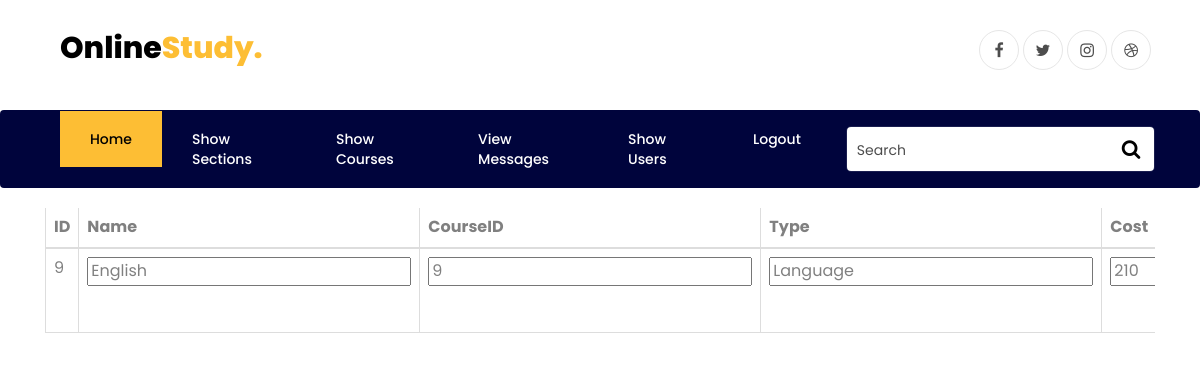
The app's page /editcourse.php?id=9 (signed in) with its own data.
### tables this page shows
CREATE TABLE `Course` (
  `ID` int(11) NOT NULL,
  `CourseName` varchar(255) NOT NULL,
  `CourseID` varchar(255) DEFAULT NULL,
  `CourseType` varchar(255) NOT NULL,
  `CourseCost` int(11) NOT NULL,
  `CourseDescription` varchar(255) NOT NULL
);

CREATE TABLE `Course_Duration` (
  `ID` int(11) NOT NULL,
  `CourseWeeks` int(11) NOT NULL,
  `CourseHours` int(11) NOT NULL,
  `StartDate` date NOT NULL,
  `End_Date` date NOT NULL,
  `CourseID` int(11) NOT NULL,
  `CreatedDate` datetime NOT NULL,
  `UpdatedDate` datetime DEFAULT NULL
);

### app/db/Dbh.php (called while the page is built, shortened)
<?php
  class Dbh{
      private $servername;
      private $username;
      private $password;
      private $dbname;
      private $conn;
      function __construct() {
          $this->servername = DB_SERVER;
          $this->username = DB_USER;
          $this->password = DB_PASS;
          $this->dbname = DB_DATABASE;
      }
      public function connect(){
          $this->conn = new mysqli($this->servername, $this->username, $this->password, $this->dbname);
          return $this->conn;
      }
      function query($sql){
          if (!empty($sql)){
              $this->result = $this->conn->query($sql);
              return $this->result;
          }
          else{
              return false;
          }
      }
  }
  ?>

### app/model/CourseModel.php (called while the page is built, shortened)
<?php
require_once(__ROOT__ . "model/SectionModel.php");
class Course extends Model{
          function setCourseName($coursename) {
            return $this->coursename = $coursename;
          }
          function setCourseDescription($coursedescription) {
            return $this->coursedescription =$coursedescription;
          }
          function setCourseID($courseid) {
            return $this->courseid = $courseid;
          }
          function setCourseType($coursetype) {
            return $this->coursetype = $coursetype;
          }
          function setCourseCost($coursecost) {
            return $this->coursecost = $coursecost;
          }
          function setCourseWeeks($courseweeks) {
            return $this->courseweeks = $courseweeks;
          }
          function setCourseHours($coursehours) {
            return $this->coursehours = $coursehours;
          }
          function setStart($startdate) {
            return $this->startdate = $startdate;
          }
          function setEnd($enddate) {
            return $this->enddate = $enddate;
          }
          function setID($id){
            return $this->id =$id;
          }
          function getCourses(){
            $sql = "SELECT *,Course.ID as cid FROM Course INNER Join Course_Duration
            ON Course.ID = Course_Duration.CourseID" ;
            $dbh = new Dbh();
            $section = new Section();
            $result = $dbh->query($sql);
            $courses = array();
            while($row=mysqli_fetch_assoc($result)){
              $course = new Course();
              $course->setID($row['cid']);
              $course->setCourseID($row['CourseID']);
              $course->setCourseName($row['CourseName']);
              $course->setCourseType($row['CourseType']);
              $course->setCourseCost($row['CourseCost']);
              $course->setCourseDescription($row['CourseDescription']);
              $course->setCourseWeeks($row['CourseWeeks']);
              $course->setCourseHours($row['CourseHours']);
              $course->setStart($row['StartDate']);
              $course->setEnd($row['End_Date']);
              $course->setAllSections($section->getCourseSections($row['cid']));
              $courses[$row['cid']] = $course;
            }
            return $courses;
          }
}
?>

### app/model/SectionModel.php (called while the page is built, shortened)
<?php
class Section extends Model{
          function setSectionname($sectionname) {
            return $this->sectionname = $sectionname;
          }
          function setSectioncost($sectioncost) {
            return $this->sectioncost = $sectioncost;
          }
          function setSectiontime($sectiontime) {
            return $this->sectiontime = $sectiontime;
          }
          function setSectionlink($sectionlink) {
            return $this->sectionlink = $sectionlink;
          }
          function setID($id){
            return $this->id = $id;
          }
          function getCourseSections($id){
            $sql = "SELECT * FROM Section where CourseID=$id" ;
            $dbh = new Dbh();
            $result = $dbh->query($sql);
            $sections= array();
            while($row=mysqli_fetch_assoc($result)){
              $section = new Section();
              $section->setID($row['ID']);
              $section->setSectionname($row['SectionName']);
              $section->setSectiontime($row['SectionTime']);
              $section->setSectioncost($row['SectionCost']);
              $section->setSectionlink($row['SectionLink']);
              $section->setAllStudents($this->getSectionStudents($row['ID']));
              $section->setTeacher($this->getSectionTeacher($row['ID']));
              $sections[] = $section;
            }
            return $sections;
          }
          function getSectionStudents($id){
            $sql = "SELECT * FROM Student Inner Join User ON Student.Student_ID=User.ID where Section_ID = $id" ;
            $dbh = new Dbh();
            $result = $dbh->query($sql);
            $students= array();
            while($row=mysqli_fetch_assoc($result)){
              $student = new Student();
              $student->setID($row['ID']);
              $student->setFirstName($row['FirstName']);
              $student->setLastName($row['LastName']);
              $student->setEmail($row['Email']);
              $student->setPassword($row['Password']);
              $student->setPhone($row['Phone']);
              $student->setAttendence($row['Attendence']);
              $students[$row['ID']] = $student;
            }
            return $students;
          }
          function getSectionTeacher($id){
            $sql = "SELECT * FROM Teacher Inner Join User ON Teacher.Teacher_ID=User.ID where Section_ID = $id" ;
            $dbh = new Dbh();
            $result = $dbh->query($sql);
            $teacher = new Teacher();
            while($row=mysqli_fetch_assoc($result)){
              $teacher->setID($row['ID']);
              $teacher->setFirstName($row['FirstName']);
              $teacher->setLastName($row['LastName']);
              $teacher->setEmail($row['Email']);
              $teacher->setImage($row['Image']);
              $teacher->setPassword($row['Password']);
              $teacher->setPhone($row['Phone']);
              $teacher->setCareer($row['Career']);
              $teacher->setExperience($row['Experience']);
            }
            return $teacher;
          }
        }
?>

### app/model/UserModel.php (called while the page is built, shortened)
<?php
class User extends Model{
  function setFirstName($fname){
    return $this->fname = $fname;
  }
  function setLastName($lname){
    return $this->lname = $lname;
  }
  function setEmail($email) {
    return $this->email = $email;
  }
  function setPassword($password) {
    return $this->password = $password;
  }
  function setPhone($phone){
    return $this->phone = $phone;
  }
}

### public/editcourse.php (the view, shortened to what this page needs)
<?php
  require_once(__ROOT__ . "model/CourseModel.php");
  require_once(__ROOT__ . "controller/CourseController.php");
  $model = new Course();
  $controller = new CourseController($model);
?>
<?php
$id=$_GET['id'];
foreach($model->getCourses() as $course)
{
    if($course->getCourseID() == $id)
    {
        $coursename = $course->getCourseName();
        $courseid = $course->getCourseID();
        $coursetype = $course->getCourseType();
        $coursecost = $course->getCourseCost();
    }
}
?>
<!DOCTYPE html>
<html lang="en">
<head>
  <link rel="stylesheet" href="https://maxcdn.bootstrapcdn.com/bootstrap/3.4.1/css/bootstrap.min.css">
  <link rel="stylesheet" href="http://localhost/SEmvc7/lib/css/mycss.css">
    <link rel="stylesheet" href="https://stackpath.bootstrapcdn.com/font-awesome/4.7.0/css/font-awesome.min.css">
    <link rel="stylesheet" href="../lib/css/animate.css">
    <link rel="stylesheet" href="../lib/css/owl.carousel.min.css">
    <link rel="stylesheet" href="../lib/css/owl.theme.default.min.css">
    <link rel="stylesheet" href="../lib/css/magnific-popup.css">
    <link rel="stylesheet" href="../lib/css/ionicons.min.css">
    <link rel="stylesheet" href="../lib/css/flaticon.css">
    <link rel="stylesheet" href="../lib/css/icomoon.css">
    <link rel="stylesheet" href="../lib/css/style.css">
</head>
<body>
<?php
    require_once(__ROOT__ . "view/bar.php");
    $view1 = new Bar($controller, $model);
    if (isset($_SESSION['type']) && !empty($_SESSION['type'])) {
      switch($_SESSION['type']){
        case 'Admin':
          echo $view1->AdminBar();
          break;
      }
    }
    else {
      echo $view1->NormalBar();
    }
    ?>
<form  method = "post" action="showcourses.php?action=EditCourse">
<div class="container">
  <div class="row">
    <div class="col-xs-12">
      <div class="table-responsive">
        <table class="table table-bordered table-hover">
          <thead>
            <tr>
              <th>ID</th>
              <th>Name</th>
              <th>CourseID</th>
              <th>Type</th>
              <th>Cost</th>
            </tr>
          </thead>
        <tbody>
<tr>
    <td><?php echo $id;?></td>
    <td><input type="text"  id="CourseName" placeholder="Enter Course name" name="CourseName" value="<?php echo $coursename;?>"></td>
    <td><input type="text"  id="CourseID" placeholder="Enter Course ID" name="CourseID" value="<?php echo $courseid;?>"></td>
    <td><input type="text"  id="CourseType" placeholder="Enter Course Type" name="CourseType" value="<?php echo $coursetype;?>"></td>
    <td><input type="text"  id="CourseCost" placeholder="Enter Course Cost" name="CourseCost" value="<?php echo $coursecost;?>"></td>
</table>
</div>
</div>
</div>
</div>
</form>
</body>
</html>

### records on screen
course: CourseName "English", CourseType "Language", CourseCost "210"
course_duration: CourseID "9"

### other values on screen
$id "9"
